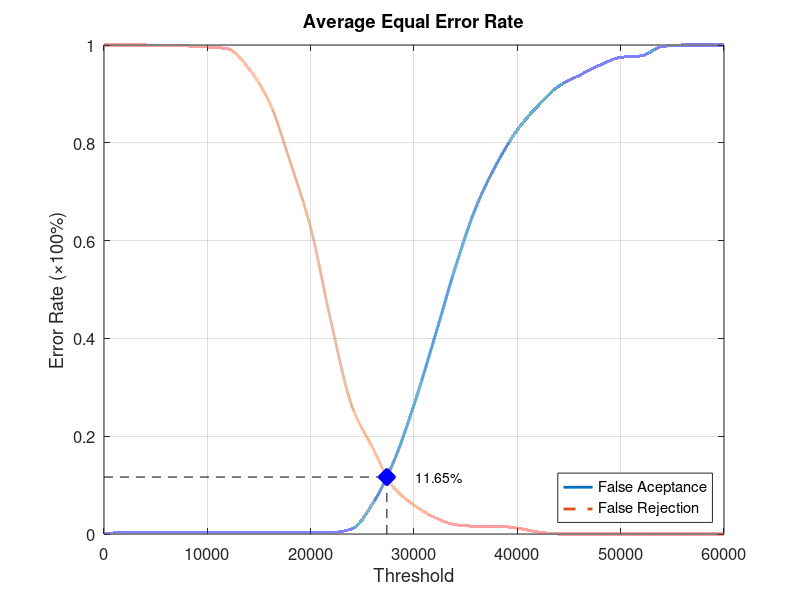
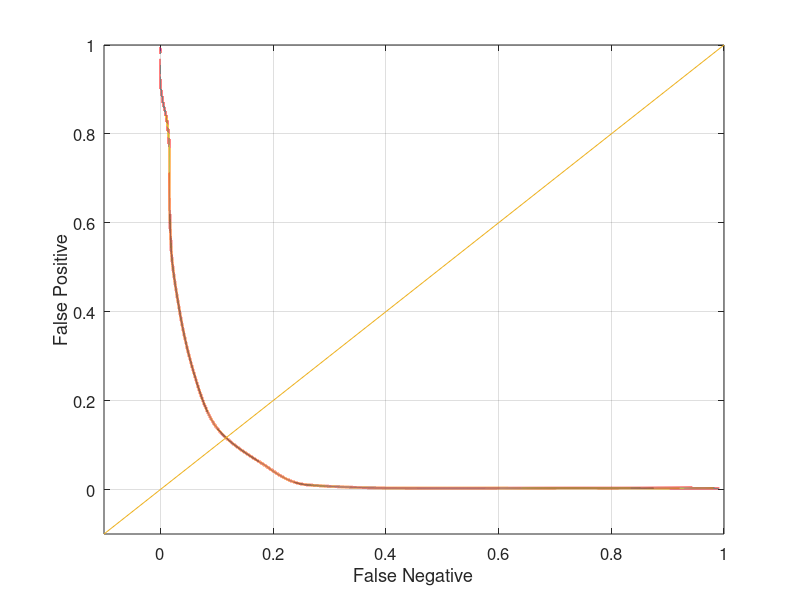

Source code (MATLAB) for these figures, in order:
function yEER = Database1Average
close all;
clear;
clc;
x = 0:2000:60000;
xq = 0:0.5:60000;

y0 = [0 0.0031579 0.0031579 0.0031579 0.0031579 0.0031579 0.0031579 0.0031579 0.0031579 0.0031579 0.0031579 0.0031579 0.0105263 0.0621053 0.146316 0.264211 0.402105 0.545263 0.668421 0.756842 0.826316 0.875789 0.915789 0.937895 0.958947 0.974737 0.977895 0.996842 1 1 1];
yy0 = interp1(x, y0, xq, 'pchip');
y1 = [1 1 1 0.998 0.998 0.996 0.992 0.952 0.883 0.762 0.626 0.431 0.261 0.176 0.096 0.059 0.034 0.019 0.016 0.016 0.012 0.004 0 0 0 0 0 0 0 0 0];
yy1 = interp1(x, y1, xq, 'pchip');

% Calculating EER: 
y2 = abs(y0 - y1);
find(y2 == min(y2))
yy2 = abs(yy0 - yy1);
xEER = find(yy2 == min(yy2));
xEERIndex = xq(xEER) % X-axis EER
yEER = yy0(xEER) % Y-axis EER

main = figure
plot(xq, yy0,'-','LineWidth', 2);	hold on
plot(xq, yy1,'--','LineWidth', 2);	hold on
plot([xEERIndex xEERIndex], [0 yEER], 'k--');	hold on
plot([0 xEERIndex], [yEER yEER], 'k--');	hold on
plot(xEERIndex, yEER, 'bx', 'LineWidth', 10);	hold on
text(xEERIndex + 10 * xEERIndex / 100, yEER, [num2str(round((10000 * yEER)) / 100) '%'])
legend('False Aceptance', 'False Rejection', 'Location', 'SouthEast')
xlabel('Threshold')
ylabel('Error Rate (\times100%)')
title('Average Equal Error Rate')
set(gca, 'FontSize', 12)
axis([0 60000 0 1])
grid on

print(main, 'Database1AverageMain', '-dpng');
FNRxFPR = figure('Color', [1 1 1]);
plot(yy1, yy0, '-', yy1, yy0, 'LineWidth', 2);
hold on
y = -0.1:0.1:1
plot(y, y); 
set(gca, 'FontSize', 12)
xlabel('False Negative')
ylabel('False Positive')
axis([-0.1 1 -0.1 1])
set(gca, 'FontSize', 12)
grid on

print(FNRxFPR, 'Database1AverageFNRxFPR','-dpng');
end
